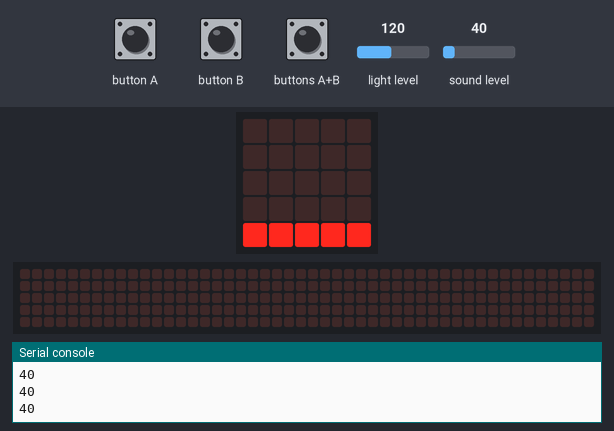
Recording of a program running on a simulated BBC micro:bit (MakeCode). Parts: the board's 5×5 LED display, a strip that is not on the board, showing the scrolling text unrolled, the last lines printed to the serial console. Inputs (shaded band) come from the test bench; at power-on: sound level 40, light level 120. The 48×5 strip is a reading aid, not a part: it shows the text the display is scrolling, unrolled, one strip-width of it at a time.

Above: at 1.2 s.
1.3 s: button A pressed for 0.15 s
At 1.91 s:
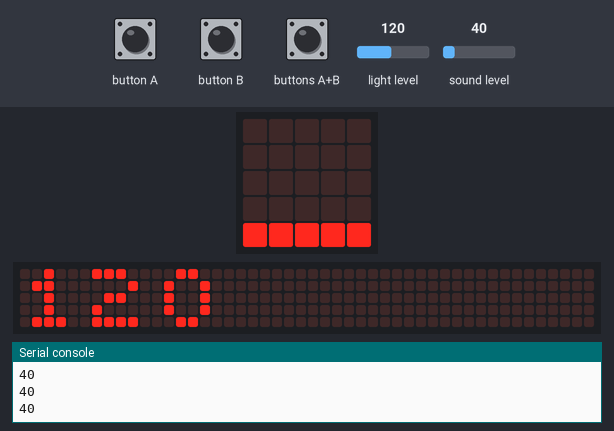
2.0 s: sound level set to 5
At 2.73 s:
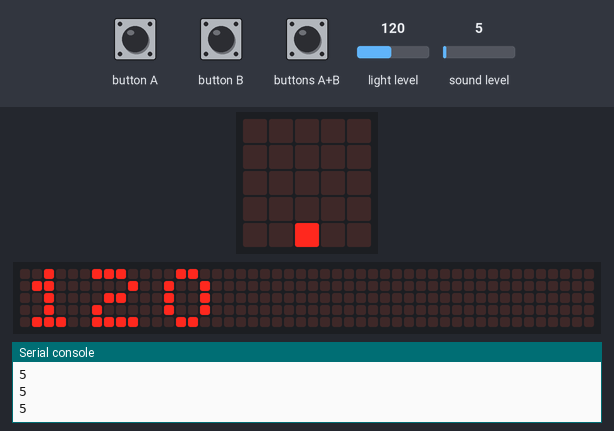
4.4 s: buttons A+B pressed for 1 s
6.9 s: sound level set to 64
At 8.0 s:
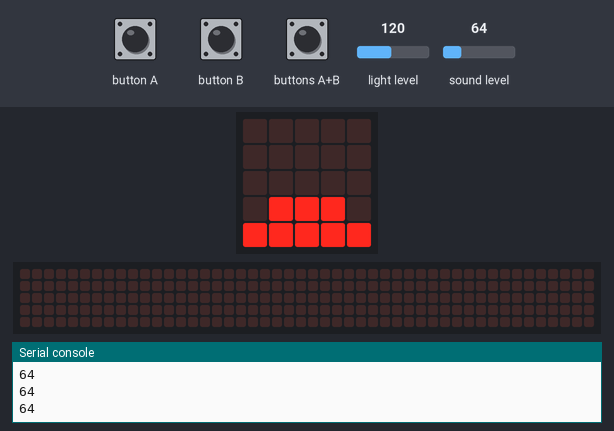
8.4 s: button A pressed for 0.15 s
At 9.05 s:
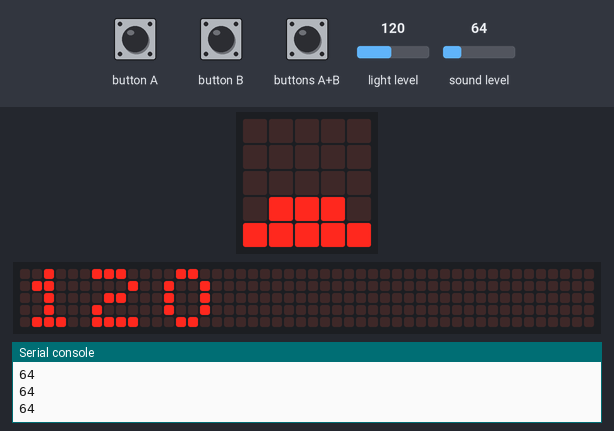
9.1 s: buttons A+B pressed for 0.15 s
Timing chart, 0 to 12.1 s (numbered marks = the images above; inputs shaded):
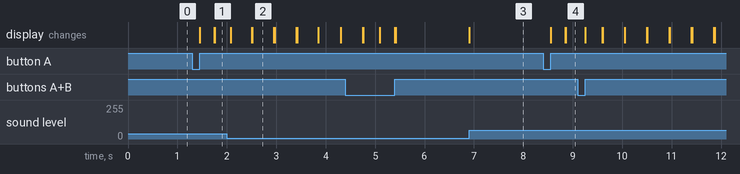

Measured:
- after the input at 1.3 s, the display: changes after 0.15 s (image 1)
- after the input at 2.0 s, the display: changes after 0.08 s (image 2)
- after the input at 6.9 s, the display: changes at once (image 3)
- after the input at 8.4 s, the display: changes after 0.15 s (image 4)
- what the display in image 2 shows lasts 0.5 s, from 2.5 s to 3.0 s

The program:

main.ts
```typescript
input.onButtonPressed(Button.A, function () {
    basic.showNumber(input.lightLevel())
})
input.onButtonPressed(Button.AB, function () {
    basic.clearScreen()
})
input.onButtonPressed(Button.B, function () {

})
basic.forever(function () {
    led.plotBarGraph(
    input.soundLevel(),
    255
    )
})
```

test.ts
```typescript
// aquí va el archivo "tests"; esto no se compilará cuando este paquete se utilice como una extensión.
```
